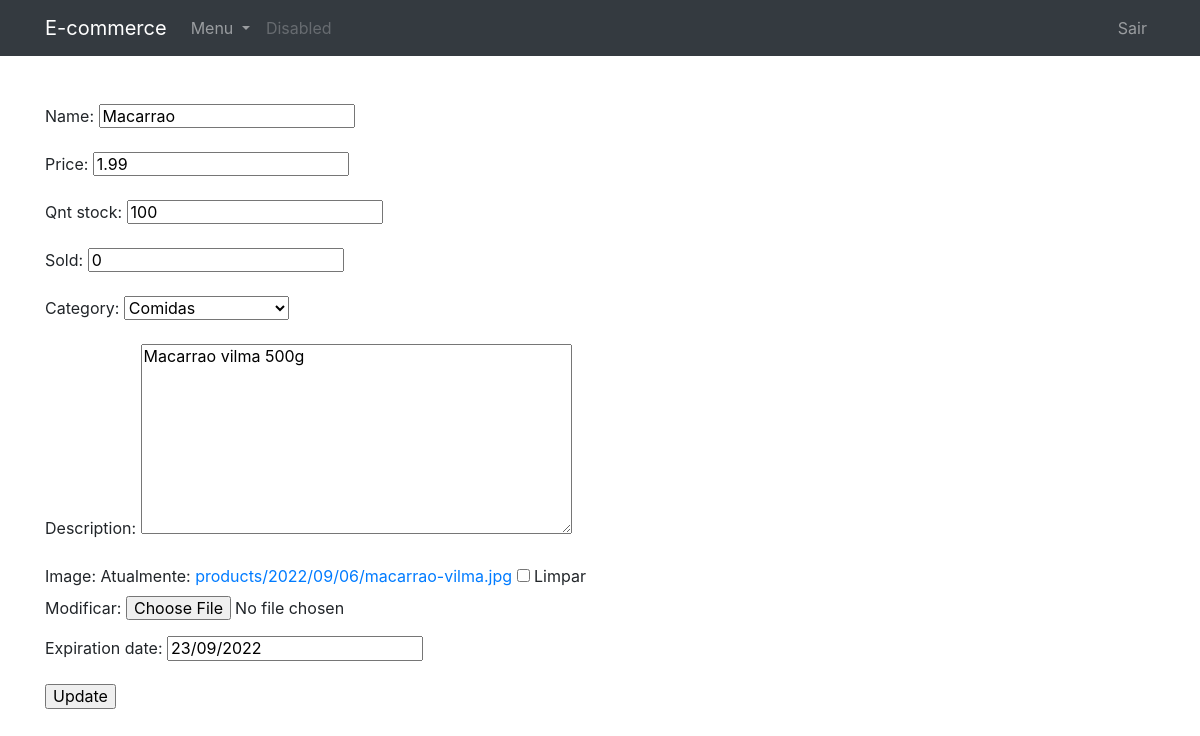
Page /portal/3/ (signed in) on the committed database.
### produtos/models.py (models this page shows, shortened)
class Produto(models.Model):
    name = models.CharField(max_length=70)
    price = models.FloatField()
    qnt_stock = models.IntegerField()
    sold = models.IntegerField()
    category = models.ForeignKey(Categoria, on_delete=models.CASCADE)
    description = models.TextField(default="", blank=True, null=True)
    slug = models.SlugField(max_length=250, null=True, blank=True)
    image = models.ImageField(upload_to="products/%Y/%m/%d", blank=True, null=True)
    expiration_date = models.DateField(null=True, blank=True)
    supermarket = models.ForeignKey(
        Lojista,
        on_delete=models.SET_NULL,
        blank=True,
        null=True,
    )
    class Meta:
        ordering = ["expiration_date"]

class Categoria(models.Model):
    name = models.CharField(max_length=50)
    slug = models.SlugField(max_length=250, null=True, blank=True)
    def __str__(self):
        return self.name

### lojista/views.py (the view)
# urls.py: path("<int:pk>/", EditProduct.as_view(), name="editar_produto"),
class EditProduct(SupermarketUserMixin, UpdateView):
    model = Produto
    template_name = "lojista/editar_produto.html"
    context_object_name = "products"
    success_url = reverse_lazy("lojista:minhas_ordens")
    fields = [
        "name",
        "price",
        "qnt_stock",
        "sold",
        "category",
        "description",
        "image",
        "expiration_date",
    ]

### lojista/views.py (called while the page is built)
    def test_func(self):
        if self.request.user.is_authenticated:
            print("entrou")
            print(self.request.user.role)
            return (
                self.request.user.role == "SUPERMARKET"
                or self.request.user.is_superuser
            )

### templates/lojista/editar_produto.html
{% extends 'base-portal.html' %}
{% block content %}
<form method="post">{% csrf_token %}
    {{ form.as_p }}
    <input type="submit" value="Update">
</form>
{% endblock %}

### rows in the picture
Produto: name "Macarrao", price "1.99", qnt_stock "100", sold "0", category "Comidas", description "Macarrao vilma 500g", expiration_date "23/09/2022"
